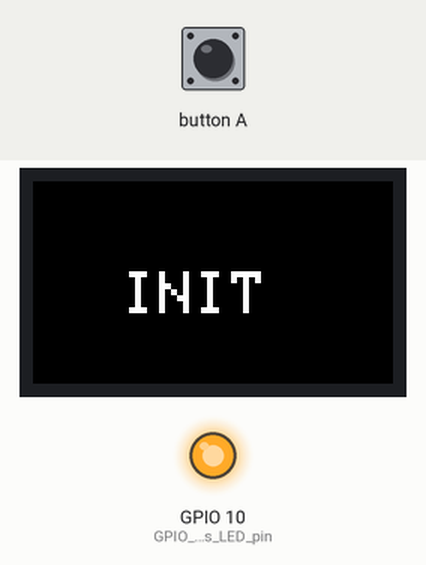
Bench run of a sketch on a simulated ESP32-S3. Parts: 240×135 colour display, output pins drawn as LEDs (lit = HIGH). The inputs (shaded band) are chosen by the test bench. WiFi joins after 1.5 s; servers stay silent unless stated; uploads are accepted with an empty reply; what the sketch prints to the serial monitor is not drawn.

Above: at 1.7 s.
At 3.6 s:
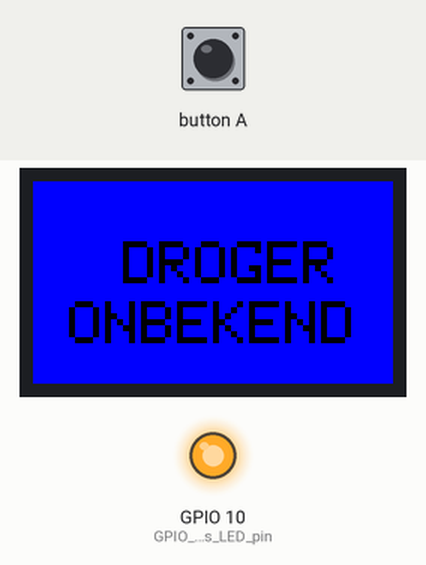
3.7 s: button A pressed for 0.15 s
At 5.0 s:
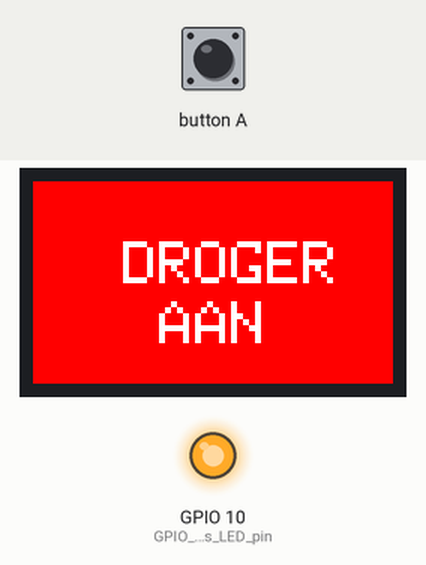
5.6 s: button A pressed for 1 s
At 6.7 s:
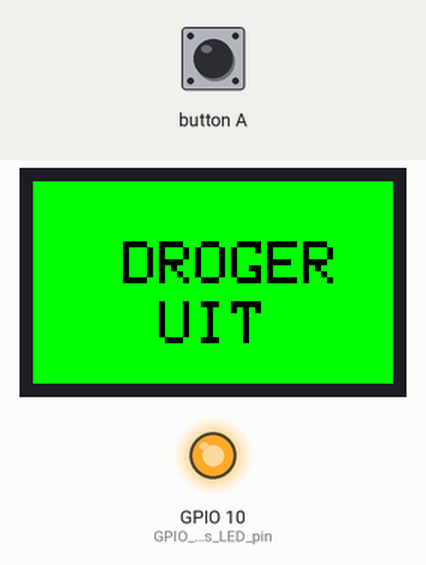
8.1 s: button A pressed for 3.2 s
At 9.0 s:
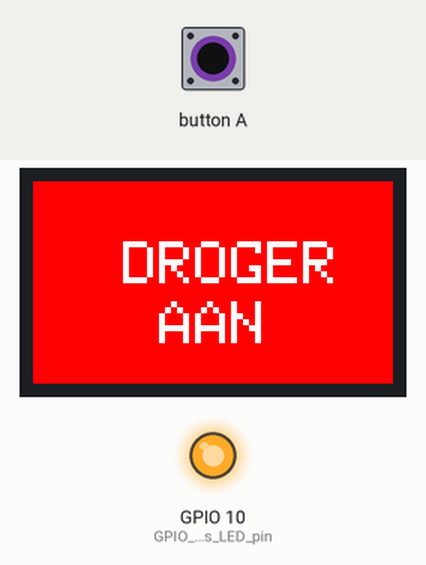
Timing chart, 0 to 11.1 s (numbered marks = the images above; inputs shaded):
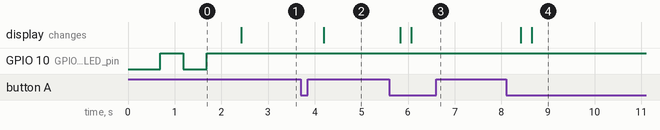

Measured:
- after the input at 3.7 s, the display: changes after 0.50 s (image 2)
- after the input at 5.6 s, the display: first changes after 0.24 s (image 3 shows a later state)

The sketch:

ApiSwitchSingle-M5Stick-git.ino
```cpp
/*
 * Aansturen Homewizard Energy Sockets dmv. api
 * Mans Rademaker 2024 ism. ChatGPT voor M5StickCPlus
 *
 * hier een draadloze remote voor 1 socket op basis van
 * - M5StickCPlus
 * - Arduino IDE omgeving
 * - benodigde bibliotheken (zie code)
 */
#include <M5StickCPlus.h>
#include <WiFi.h>
#include <HTTPClient.h>
#include <ArduinoJson.h>

const char* ssid = "yourSSID";
const char* password = "yourPass";
String ipDevice = "192.168.2.70";//your socket IP

WiFiClient client;
StaticJsonDocument<200> doc;

bool PowerIsOn, switchLock, buttonpressed, error;
int brightness;
String PowerON = "{\"power_on\": true}";
String PowerOFF = "{\"power_on\": false}";
String putData;

unsigned long startMillis;
unsigned long currentMillis;
const unsigned long period = 15000;

void setup() {
  M5.begin();
  Serial.begin(115200);
  Serial.println();
  Serial.println(__FILE__);
  pinMode(10, OUTPUT); // GPIO 10 as LED pin
  pinMode(37, INPUT); // GPIO 37 as button pin

  M5.Lcd.fillScreen(BLACK); // Clear screen
  M5.Lcd.setRotation(3); // Rotate screen for M5StickCPlus
  M5.Lcd.setTextColor(WHITE);
  M5.Lcd.setTextSize(4);
  M5.Lcd.setCursor(60, 60); // Aanpassen aan de juiste positie
  M5.Lcd.print("INIT");

  WiFiConnect();

  startMillis = millis();
  GetSocketStat(0, ipDevice);
}

void loop() {
  currentMillis = millis();

  // Button A pressed
  if (digitalRead(37) == LOW && !buttonpressed) {
    Serial.println(">>Get Device");
    GetSocketStat(0, ipDevice);
    PowerIsOn = !PowerIsOn;
    PutSocketStat(0, ipDevice, PowerIsOn);
    buttonpressed = true; // Set buttonpressed flag
  }

  // Button A released
  if (digitalRead(37) == HIGH && buttonpressed) {
    buttonpressed = false; // Reset buttonpressed flag
  }

  if (currentMillis - startMillis >= period) {
    Serial.println();
    Serial.println("Checking stats!");
    GetSocketStat(0, ipDevice);
    startMillis = currentMillis;
  } else {
    delay(100);
  }
}

void PutSocketStat(int socknum, String ipAddress, bool ON) {
  Serial.print("PutSocketStat-");
  Serial.print(ipAddress);
  Serial.print("-");
  Serial.println(ON);
  error = false;

  if (ON) {
    putData = PowerON;
  } else {
    putData = PowerOFF;
  }

  if (WiFi.status() == WL_CONNECTED) {
    HTTPClient http;
    http.begin(client, "http://" + ipAddress + "/api/v1/state");
    http.addHeader("Content-Type", "application/json");
    http.addHeader("Content-Length", String(putData.length()));

    int httpResponseCode = http.PUT(putData);
    if (httpResponseCode > 0) {
      Serial.print("HTTP Response code: ");
      Serial.println(httpResponseCode);
      if (httpResponseCode == HTTP_CODE_OK) {
        String payload = http.getString();
        Serial.println("Response payload:");
        Serial.println(payload);
      }
    } else {
      Serial.print("Error code: ");
      Serial.println(httpResponseCode);
      error = true;
    }

    http.end();
  }

  if (error) {
    SetScreenColor("blue");
  } else {
    if (PowerIsOn) {
      SetScreenColor("red");
    } else {
      SetScreenColor("green");
    }
  }
}

void GetSocketStat(int socknum, String ipAddress) {
  error = false;

  if (WiFi.status() == WL_CONNECTED) {
    HTTPClient http;
    http.begin(client, "http://" + ipAddress + "/api/v1/state");

    int httpResponseCode = http.GET();
    if (httpResponseCode > 0) {
      Serial.print("HTTP Response code: ");
      Serial.println(httpResponseCode);
      if (httpResponseCode == HTTP_CODE_OK) {
        String payload = http.getString();
        Serial.println("Response payload:");
        Serial.println(payload);

        DeserializationError error = deserializeJson(doc, payload);
        if (!error) {
          PowerIsOn = doc["power_on"];
          switchLock = doc["switch_lock"];
          brightness = doc["brightness"];

          Serial.println("power_on: " + String(PowerIsOn));
          Serial.println("switch_lock: " + String(switchLock));
          Serial.println("brightness: " + String(brightness));
        } else {
          Serial.print("deserializeJson() failed: ");
          Serial.println(error.c_str());
        }
      }
    } else {
      Serial.print("Error code: ");
      Serial.println(httpResponseCode);
      error = true;
    }

    http.end();
  }

  if (error) {
    SetScreenColor("blue");
  } else {
    if (PowerIsOn) {
      SetScreenColor("red");
    } else {
      SetScreenColor("green");
    }
  }
}

void SetScreenColor(String color) {
  if (color == "green") {
    M5.Lcd.fillScreen(GREEN);
  } else if (color == "red") {
    M5.Lcd.fillScreen(RED);
  } else if (color == "blue") {
    M5.Lcd.fillScreen(BLUE);
  } else {
    M5.Lcd.fillScreen(BLACK);
  }
  M5.Lcd.setTextColor(WHITE);
  String AanUit;
  if (color == "green"){M5.Lcd.setTextColor(BLACK);AanUit="UIT";} else {M5.Lcd.setTextColor(WHITE);AanUit="AAN";}
  if (color == "blue") {M5.Lcd.setTextColor(BLACK);AanUit="ONBEKEND";}
  M5.Lcd.setTextSize(4);

  // Plaats de tekst "DROGER"
  int x_droog = (M5.Lcd.width() - M5.Lcd.textWidth("DROOG")) / 2;
  M5.Lcd.setCursor(x_droog, 40);
  M5.Lcd.print("DROGER");

  // Plaats de tekst "AAN"
  int x_aan = (M5.Lcd.width() - M5.Lcd.textWidth(AanUit)) / 2;
  M5.Lcd.setCursor(x_aan, 80);
  M5.Lcd.print(AanUit);
}

void WiFiConnect() {
  WiFi.begin(ssid, password);
  Serial.print("Connecting to ");
  Serial.println(ssid);
  while (WiFi.status() != WL_CONNECTED) {
    digitalWrite(10, LOW); // GPIO 10 LED indicator
    delay(500);
    digitalWrite(10, HIGH);
    delay(500);
    Serial.print(".");
  }
  Serial.println("");
  Serial.println("WiFi connected");
}
```
